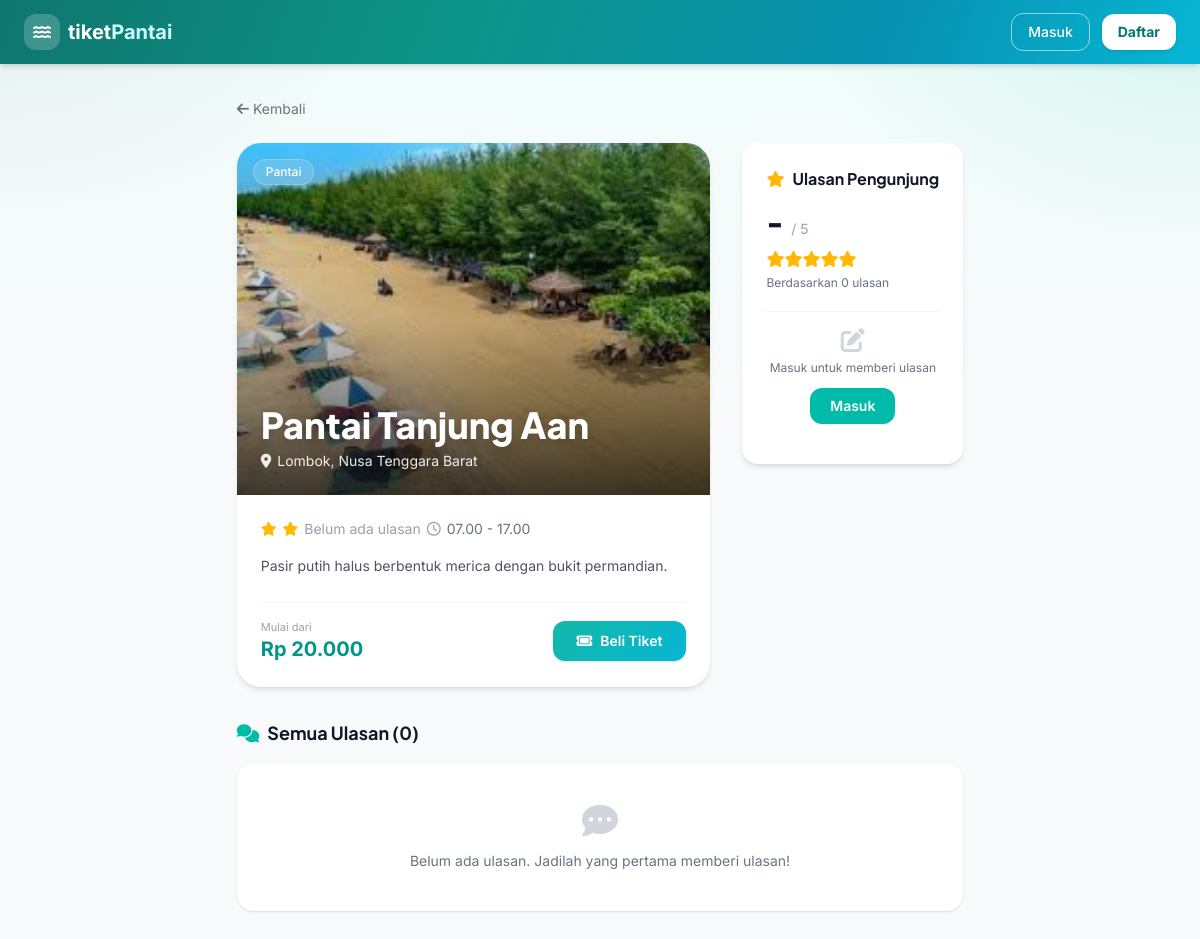
Screenshot of /destination.php?wisata=pantai-tanjung-aan with the database file from the repository.
### tables this page shows
CREATE TABLE IF NOT EXISTS destinations (
  id          INT UNSIGNED NOT NULL AUTO_INCREMENT,
  name        VARCHAR(150)  NOT NULL,
  slug        VARCHAR(170)  NOT NULL,
  image       VARCHAR(255)  NULL,
  location    VARCHAR(200)  NULL,
  rating      DECIMAL(3,1)  NOT NULL DEFAULT 0.0,
  reviews     INT UNSIGNED  NOT NULL DEFAULT 0,
  open_hours  VARCHAR(100)  NULL,
  price       INT UNSIGNED  NOT NULL DEFAULT 0,           
  description TEXT          NULL,
  category    VARCHAR(80)   NOT NULL DEFAULT 'Obyek Wisata',
  is_popular  TINYINT(1)    NOT NULL DEFAULT 0,
  is_active   TINYINT(1)    NOT NULL DEFAULT 1,
  created_at  TIMESTAMP NOT NULL DEFAULT CURRENT_TIMESTAMP,
  updated_at  TIMESTAMP NOT NULL DEFAULT CURRENT_TIMESTAMP ON UPDATE CURRENT_TIMESTAMP,
  PRIMARY KEY (id),
  UNIQUE KEY uq_destinations_slug (slug),
  KEY idx_destinations_category (category),
  KEY idx_destinations_active (is_active)
);

### destination.php (the view, shortened to what this page needs)
<?php
$pdo = require __DIR__ . '/db.php';
$user = $_SESSION['user'] ?? null;
$slug = $_GET['wisata'] ?? '';
$stmt = $pdo->prepare('SELECT * FROM destinations WHERE slug = ? AND is_active = TRUE LIMIT 1');
$stmt->execute([$slug]);
$dest = $stmt->fetch();
$revStmt = $pdo->prepare('
    SELECT r.*, u.name AS user_name
    FROM reviews r
    JOIN users u ON r.user_id = u.id
    WHERE r.destination_id = ?
    ORDER BY r.created_at DESC
');
$revStmt->execute([$dest['id']]);
$reviews = $revStmt->fetchAll();
$reviewCount = count($reviews);
$aggRating = (float)$dest['rating'];
$aggCount  = (int)$dest['reviews'];
$myReview = null;
function render_stars($rating): string
{
    $rating = (int)round($rating);
    $html = '';
    for ($i = 1; $i <= 5; $i++) {
        $html .= '<i class="fa-solid fa-star ' . ($i <= $rating ? 'text-amber-400' : 'text-gray-200') . '"></i>';
    }
    return $html;
}
?>
<!doctype html>
<html lang="id">
<head>
  <script src="https://cdn.jsdelivr.net/npm/@tailwindcss/browser@4"></script>
  <link rel="stylesheet" href="https://cdnjs.cloudflare.com/ajax/libs/font-awesome/6.4.0/css/all.min.css">
  <link rel="stylesheet" href="assets/app.css?v=7">
</head>
<body class="tp-page-bg font-sans antialiased min-h-screen flex flex-col">
  <nav class="tp-nav tp-navbar sticky top-0 z-50 shadow-md">
    <div class="max-w-7xl mx-auto px-4 sm:px-6 flex items-center justify-between h-16">
      <a href="index.php" class="flex items-center gap-2 hover:opacity-80 transition">
        <div class="w-9 h-9 bg-white/20 rounded-xl flex items-center justify-center"><i class="fa-solid fa-water text-white text-base"></i></div>
        <span class="text-xl font-bold text-white">tiket<span class="text-cyan-100">Pantai</span></span>
      </a>
      <div class="hidden md:flex items-center gap-3">
        <?php if ($user): ?>
        <a href="orders.php" class="tp-nav-link text-sm font-medium px-3 py-1.5">Pesanan Saya</a>
        <div class="tp-nav-glass flex items-center gap-2 px-3 py-1.5 rounded-full">
          <div class="w-6 h-6 bg-white/30 rounded-full flex items-center justify-center"><span class="text-[10px] font-bold text-white"><?= strtoupper(substr($user['name'], 0, 1)) ?></span></div>
          <span class="text-sm font-medium"><?= htmlspecialchars($user['name']) ?></span>
        </div>
        <a href="auth/logout.php" class="tp-nav-outline text-sm font-medium px-3 py-1.5 rounded-lg">Keluar</a>
        <?php else: ?>
        <a href="auth/login.php" class="tp-nav-outline text-sm font-medium px-4 py-2 rounded-xl">Masuk</a>
        <a href="auth/register.php" class="text-sm font-bold text-teal-700 bg-white hover:bg-cyan-50 px-4 py-2 rounded-xl shadow">Daftar</a>
        <?php endif; ?>
      </div>
    </div>
  </nav>
  <div class="max-w-5xl mx-auto px-4 sm:px-6 py-8">
    <a href="index.php" class="text-sm text-gray-500 hover:text-gray-700 mb-6 inline-flex items-center gap-1"><i class="fa-solid fa-arrow-left"></i> Kembali</a>
    <div class="grid grid-cols-1 lg:grid-cols-3 gap-8">
      <div class="lg:col-span-2">
        <div class="reveal bg-white rounded-3xl shadow-md overflow-hidden">
          <div class="tp-zoom relative h-72 sm:h-[22rem]">
            <img src="<?= htmlspecialchars($dest['image']) ?>" alt="<?= htmlspecialchars($dest['name']) ?>" class="w-full h-full object-cover">
            <div class="absolute inset-0 bg-gradient-to-t from-black/75 via-black/20 to-transparent"></div>
            <span class="absolute top-4 left-4 tp-badge-glass text-white text-xs font-medium px-3 py-1 rounded-full"><?= htmlspecialchars($dest['category']) ?></span>
            <div class="absolute bottom-0 left-0 right-0 p-6 text-white">
              <h1 class="font-display text-3xl sm:text-4xl font-extrabold drop-shadow-lg mb-1.5"><?= htmlspecialchars($dest['name']) ?></h1>
              <div class="flex items-center gap-1.5 text-sm text-white/90"><i class="fa-solid fa-location-dot"></i> <?= htmlspecialchars($dest['location']) ?></div>
            </div>
          </div>
          <div class="p-6">
            <div class="flex flex-wrap gap-4 text-sm text-gray-500 mb-4">
              <span class="flex items-center gap-1.5"><i class="fa-solid fa-star text-amber-400"></i>
              <span class="flex items-center gap-1.5"><i class="fa-solid fa-star text-amber-400"></i>
                <?php if ($dest['reviews'] > 0): ?>
                <strong class="text-gray-700"><?= $dest['rating'] ?></strong> (<?= $dest['reviews'] ?> ulasan)
                <?php else: ?>
                <span class="text-gray-400">Belum ada ulasan</span>
                <?php endif; ?>
              </span>
              <span class="flex items-center gap-1.5"><i class="fa-regular fa-clock text-gray-400"></i> <?= htmlspecialchars($dest['open_hours']) ?></span>
            </div>
            <p class="text-sm text-gray-600 leading-relaxed mb-6"><?= nl2br(htmlspecialchars($dest['description'])) ?></p>
            <div class="flex flex-wrap items-center justify-between gap-3 pt-4 border-t border-gray-100">
              <div>
                <div class="text-[11px] text-gray-400">Mulai dari</div>
                <div class="text-xl font-bold text-teal-600">Rp <?= number_format($dest['price'], 0, ',', '.') ?></div>
              </div>
              <a href="checkout.php?wisata=<?= urlencode($dest['slug']) ?>" class="tp-btn tp-btn-gradient text-white text-sm font-semibold py-2.5 px-6 rounded-xl flex items-center gap-2 shadow-sm">
                <i class="fa-solid fa-ticket"></i> Beli Tiket
              </a>
            </div>
          </div>
        </div>
      </div>
      <div>
        <div class="reveal bg-white rounded-2xl shadow-md p-6 sticky top-24">
          <h2 class="font-bold text-gray-900 mb-3 flex items-center gap-2"><i class="fa-solid fa-star text-amber-400"></i> Ulasan Pengunjung</h2>
          <div class="flex items-end gap-2 mb-1">
            <span class="text-4xl font-bold text-gray-900"><?= $aggCount > 0 ? number_format($aggRating, 1) : '-' ?></span>
            <span class="text-sm text-gray-400 mb-1">/ 5</span>
          </div>
          <div class="text-base mb-1"><?= render_stars($aggRating) ?></div>
          <p class="text-xs text-gray-500 mb-5">Berdasarkan <?= $aggCount ?> ulasan</p>
          <?php if ($user): ?>
          <form method="POST" action="review_save.php" class="space-y-3">
            <input type="hidden" name="destination_id" value="<?= $dest['id'] ?>">
            <div>
              <label class="block text-xs text-gray-500 mb-1.5 font-medium"><?= $myReview ? 'Ubah rating ulasanmu' : 'Beri rating' ?></label>
              <div class="flex items-center gap-1 text-2xl" id="starPicker">
                <?php for ($i = 1; $i <= 5; $i++): ?>
                <button type="button" class="star-btn <?= $i <= ($myReview['rating'] ?? 0) ? 'text-amber-400' : 'text-gray-300' ?> hover:scale-110 transition cursor-pointer" onclick="setRating(<?= $i ?>)"><i class="fa-solid fa-star"></i></button>
                <?php endfor; ?>
                <input type="hidden" name="rating" id="ratingInput" value="<?= (int)($myReview['rating'] ?? 0) ?>">
              </div>
            </div>
            <div>
              <label class="block text-xs text-gray-500 mb-1.5 font-medium">Ulasan</label>
              <textarea name="comment" rows="3" placeholder="Bagikan pengalamanmu..." class="w-full px-3 py-2 border border-gray-200 rounded-xl text-sm focus:outline-none focus:ring-2 focus:ring-teal-500"><?= htmlspecialchars($myReview['comment'] ?? '') ?></textarea>
            </div>
            <button type="submit" class="w-full bg-teal-500 hover:bg-teal-600 text-white text-sm font-semibold py-2.5 rounded-xl transition-colors">
              <i class="fa-solid fa-paper-plane mr-1"></i> <?= $myReview ? 'Perbarui Ulasan' : 'Kirim Ulasan' ?>
            </button>
          </form>
          <?php else: ?>
          <div class="text-center py-4 border-t border-gray-100">
            <i class="fa-solid fa-pen-to-square text-2xl text-gray-300 mb-2"></i>
            <p class="text-xs text-gray-500 mb-3">Masuk untuk memberi ulasan</p>
            <a href="auth/login.php" class="inline-block bg-teal-500 hover:bg-teal-600 text-white text-sm font-semibold px-5 py-2 rounded-xl">Masuk</a>
          </div>
          <?php endif; ?>
        </div>
      </div>
    </div>
    <div class="reveal mt-8">
      <h2 class="text-lg font-bold text-gray-900 mb-4"><i class="fa-solid fa-comments mr-2 text-teal-500"></i>Semua Ulasan (<?= $reviewCount ?>)</h2>
      <?php if (empty($reviews)): ?>
      <div class="bg-white rounded-2xl shadow-sm p-10 text-center">
        <i class="fa-solid fa-comment-dots text-4xl text-gray-300 mb-3"></i>
        <p class="text-sm text-gray-500">Belum ada ulasan. Jadilah yang pertama memberi ulasan!</p>
      </div>
      <?php endif; ?>
    </div>
  </div>
</body>
</html>

### assets/app.css (style rules this page uses)
:root { --tp-shadow-lg: 0 24px 60px -20px rgba(15, 23, 42, 0.28); }
html { scroll-behavior: smooth; }
.tp-page-bg { background-color: #f8fafc; background-image: radial-gradient(55% 45% at 100% 0%, rgba(20, 184, 166, 0.12) 0%, transparent 60%), radial-gradient(50% 40% at 0% 0%, rgba(149, 149, 149, 0.12) 0%, transparent 60%), linear-gradient(180deg, #f0fdfa 0%, #f8fafc 40%, #f8fafc 100%); background-attachment: fixed; }
.tp-nav { transition: box-shadow 0.3s ease, background-color 0.3s ease; }
.tp-navbar { background-image: linear-gradient(110deg, #0f766e 0%, #0d9488 38%, #0891b2 74%, #06b6d4 100%); color: #ffffff; }
.tp-nav-outline { border: 1px solid rgba(255, 255, 255, 0.55); color: #fff; }
.tp-btn-gradient { background-image: linear-gradient(135deg, #14b8a6 0%, #06b6d4 100%); }
.tp-badge-glass { background: rgba(255, 255, 255, 0.14); backdrop-filter: blur(8px); -webkit-backdrop-filter: blur(8px); border: 1px solid rgba(255, 255, 255, 0.22); }
.tp-zoom { overflow: hidden; }

### destination.php (style rules this page uses)
body { font-family: 'Inter', sans-serif; }
h1, h2, h3, .font-display { font-family: 'Plus Jakarta Sans', 'Inter', sans-serif; }

### rows the page displays
destinations: image (picture), category "Pantai", name "Pantai Tanjung Aan", location "Lombok, Nusa Tenggara Barat", open_hours "07.00 - 17.00", description "Pasir putih halus berbentuk merica dengan bukit permandian.", price "20.000", reviews "0"

### other values shown
$reviewCount "0"
